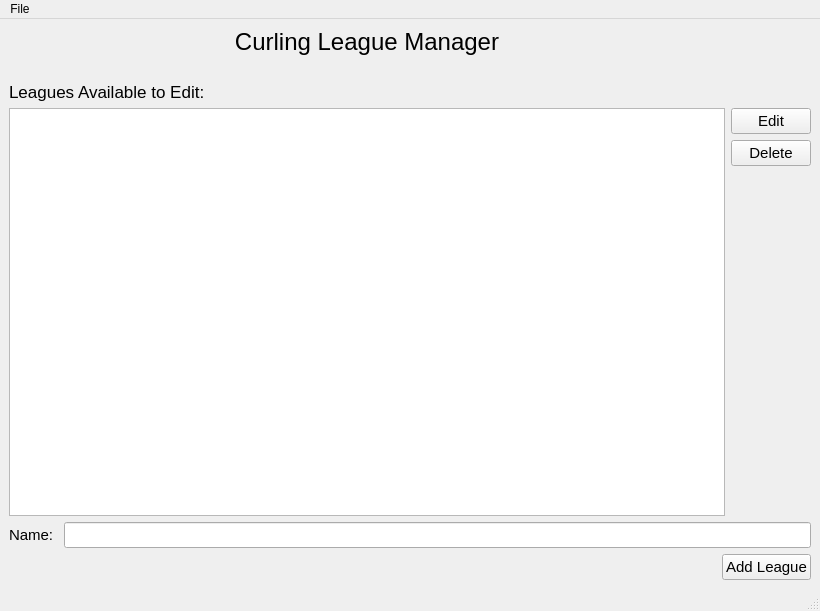
<?xml version="1.0" encoding="UTF-8"?>
<ui version="4.0">
 <class>MainWindow</class>
 <widget class="QMainWindow" name="MainWindow">
  <property name="geometry">
   <rect>
    <x>0</x>
    <y>0</y>
    <width>820</width>
    <height>611</height>
   </rect>
  </property>
  <property name="windowTitle">
   <string>Curling League Manager</string>
  </property>
  <widget class="QWidget" name="centralwidget">
   <layout class="QGridLayout" name="gridLayout">
    <item row="0" column="0">
     <widget class="QLabel" name="title_label">
      <property name="font">
       <font>
        <pointsize>18</pointsize>
       </font>
      </property>
      <property name="text">
       <string>Curling League Manager</string>
      </property>
      <property name="alignment">
       <set>Qt::AlignCenter</set>
      </property>
     </widget>
    </item>
    <item row="4" column="0" colspan="2">
     <layout class="QVBoxLayout" name="verticalLayout_3">
      <item>
       <layout class="QVBoxLayout" name="verticalLayout_2">
        <item>
         <layout class="QHBoxLayout" name="horizontalLayout_2">
          <item>
           <layout class="QHBoxLayout" name="horizontalLayout"/>
          </item>
          <item>
           <widget class="QLabel" name="new_league_name_input_label">
            <property name="font">
             <font>
              <pointsize>11</pointsize>
             </font>
            </property>
            <property name="text">
             <string>Name: </string>
            </property>
           </widget>
          </item>
          <item>
           <widget class="QLineEdit" name="new_league_name_input">
            <property name="font">
             <font>
              <pointsize>11</pointsize>
             </font>
            </property>
           </widget>
          </item>
         </layout>
        </item>
       </layout>
      </item>
      <item>
       <layout class="QHBoxLayout" name="horizontalLayout_3">
        <item>
         <spacer name="horizontalSpacer">
          <property name="orientation">
           <enum>Qt::Horizontal</enum>
          </property>
          <property name="sizeHint" stdset="0">
           <size>
            <width>40</width>
            <height>20</height>
           </size>
          </property>
         </spacer>
        </item>
        <item>
         <widget class="QPushButton" name="add_league_button">
          <property name="font">
           <font>
            <pointsize>11</pointsize>
           </font>
          </property>
          <property name="text">
           <string>Add League</string>
          </property>
         </widget>
        </item>
       </layout>
      </item>
     </layout>
    </item>
    <item row="3" column="0">
     <widget class="QListWidget" name="main_league_list">
      <property name="font">
       <font>
        <pointsize>11</pointsize>
       </font>
      </property>
     </widget>
    </item>
    <item row="2" column="0">
     <widget class="QLabel" name="league_list_header">
      <property name="font">
       <font>
        <pointsize>13</pointsize>
       </font>
      </property>
      <property name="text">
       <string>Leagues Available to Edit:</string>
      </property>
     </widget>
    </item>
    <item row="3" column="1">
     <layout class="QVBoxLayout" name="verticalLayout">
      <item>
       <widget class="QPushButton" name="edit_league_button">
        <property name="font">
         <font>
          <pointsize>11</pointsize>
         </font>
        </property>
        <property name="text">
         <string>Edit</string>
        </property>
       </widget>
      </item>
      <item>
       <widget class="QPushButton" name="delete_league_button">
        <property name="font">
         <font>
          <pointsize>11</pointsize>
         </font>
        </property>
        <property name="text">
         <string>Delete</string>
        </property>
       </widget>
      </item>
      <item>
       <spacer name="verticalSpacer">
        <property name="orientation">
         <enum>Qt::Vertical</enum>
        </property>
        <property name="sizeHint" stdset="0">
         <size>
          <width>20</width>
          <height>268</height>
         </size>
        </property>
       </spacer>
      </item>
     </layout>
    </item>
    <item row="1" column="0">
     <widget class="QLabel" name="fake_header_spacer">
      <property name="text">
       <string/>
      </property>
     </widget>
    </item>
   </layout>
  </widget>
  <widget class="QMenuBar" name="menubar">
   <property name="geometry">
    <rect>
     <x>0</x>
     <y>0</y>
     <width>820</width>
     <height>21</height>
    </rect>
   </property>
   <widget class="QMenu" name="menuFile">
    <property name="font">
     <font>
      <pointsize>11</pointsize>
     </font>
    </property>
    <property name="title">
     <string>File</string>
    </property>
    <addaction name="action_load"/>
    <addaction name="action_save"/>
   </widget>
   <addaction name="menuFile"/>
  </widget>
  <widget class="QStatusBar" name="statusbar"/>
  <action name="action_load">
   <property name="text">
    <string>Load</string>
   </property>
   <property name="font">
    <font>
     <pointsize>10</pointsize>
    </font>
   </property>
  </action>
  <action name="action_save">
   <property name="text">
    <string>Save</string>
   </property>
   <property name="font">
    <font>
     <pointsize>10</pointsize>
    </font>
   </property>
  </action>
 </widget>
 <resources/>
 <connections/>
</ui>
